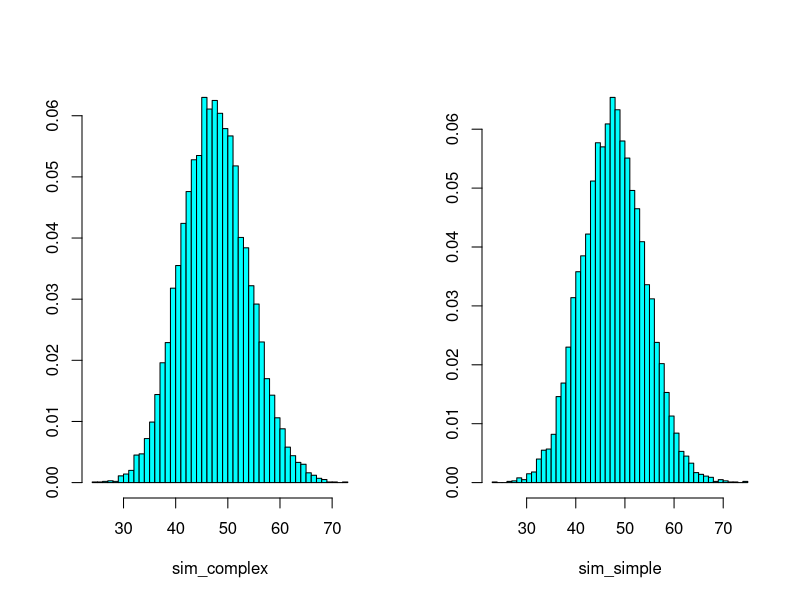
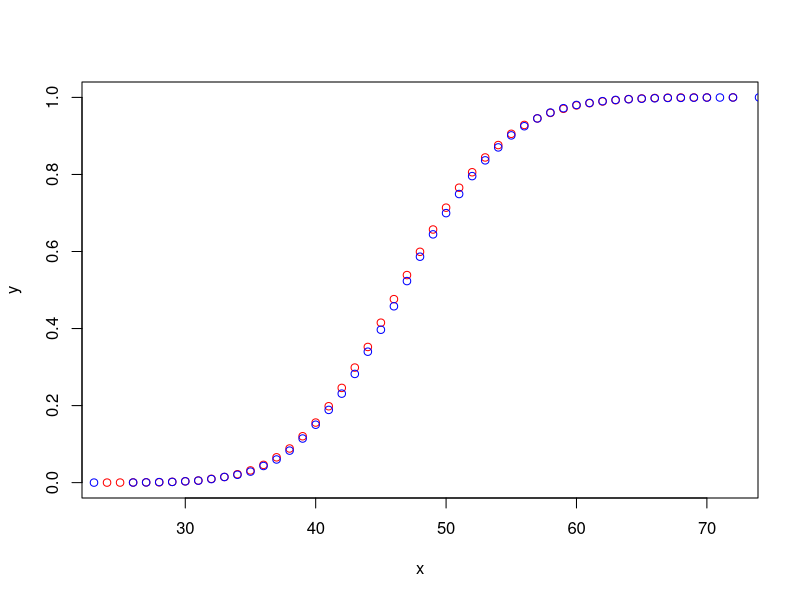
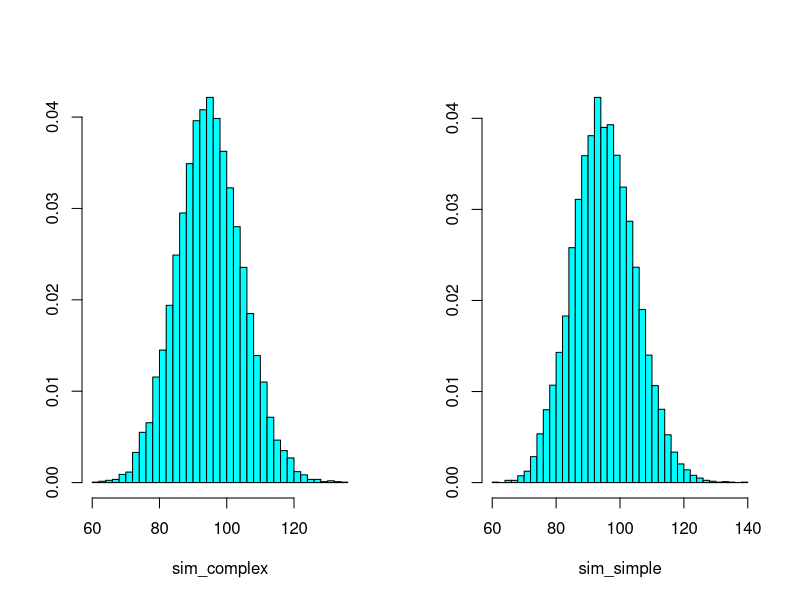
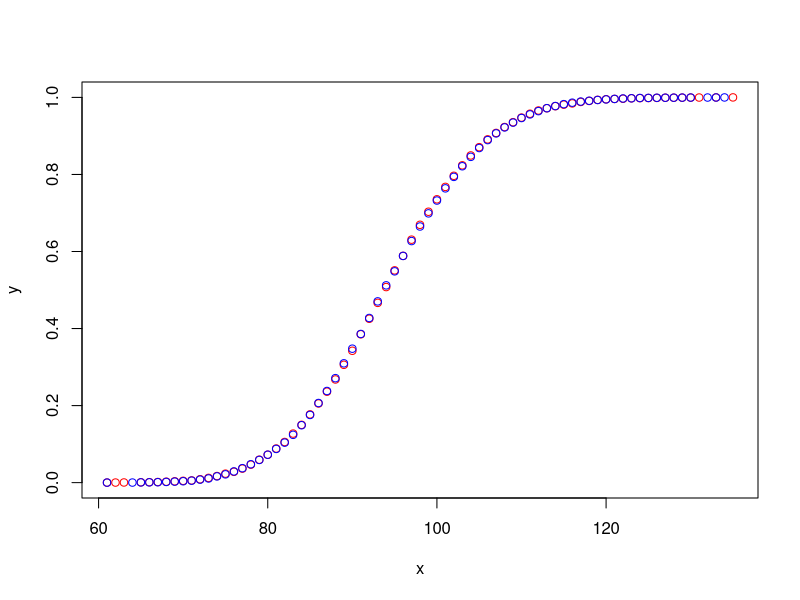

The R source for these figures, in order:
## ---- chunk 1
#| label: setup
#| echo: false
tabulator <- function(x) {
  x <- table(x) |> prop.table() |> cumsum() |> data.frame()

  data.frame(
    x = as.integer(rownames(x)),
    y = x[[1]]
  )

}

plotter <- function(a, b) {
  a <- tabulator(a)
  b <- tabulator(b)

  plot(a, col = "red")
  points(b, col = "blue")
}
## ---- chunk 2
#| label: Simulation
set.seed(132)
nsims <- 1e4
N <- 400
rate <- 5
p <- rate/N
I <- 10

sim_complex <- parallel::mclapply(1:nsims, \(i) {
  nsamples <- rbinom(N, N, p)
  sum(rbinom(N, size = nsamples, prob = I/N) > 0)
}, mc.cores = 4L) |> unlist()

sim_simple <- parallel::mclapply(1:nsims, \(i) {
  sum(rbinom(N, I, p) > 0)
}, mc.cores = 4L) |> unlist()


op <- par(mfrow = c(1,2))
MASS::truehist(sim_complex)
MASS::truehist(sim_simple)
par(op)

quantile(sim_complex)
quantile(sim_simple)

plotter(sim_complex, sim_simple)
## ---- chunk 3
#| label: sim-with-mixing-1
set.seed(123133)

ngroups <- 3
mixing <- matrix(
  c(0.1, 0.2, 0.3, 0.2, 0.1, 0.2, 0.3, 0.2, 0.1),
  nrow = ngroups,
  ncol = ngroups
  )

mixing <- mixing/rowSums(mixing)
mixing

N <- 500
sizes <- c(100, 150, 250)
rate <- 5
p <- rate/N
I <- c(10, 30, 20)

ids <- rep.int(1:ngroups, times = sizes)

nsims <- 1e4

sim_complex <- parallel::mclapply(1:nsims, \(i) {

  # Sampling group first
  sapply(1:ngroups, \(g) {

    # How many each individual will sample from the groups
    ans <- rbinom(
      n = N, size = sizes[g], prob = mixing[ids,][,g] * p
      ) |> sum()

    # Sampling with replacement
    rbinom(ans, size = 1, prob = I[g]/sizes[g]) |> sum()

  }) |> sum()

}, mc.cores = 4L) |> unlist()
## ---- chunk 4
#| label: sim-with-mixing-2
sim_simple <- parallel::mclapply(1:nsims, \(i) {

  # Sampling group first
  sapply(1:ngroups, \(g) {
    rbinom(
      n = N, size = I[g], prob = mixing[cbind(ids,g)] * p
      ) |> sum()
  }) |> sum()

}, mc.cores = 4L) |> unlist()

op <- par(mfrow = c(1,2))
MASS::truehist(sim_complex)
MASS::truehist(sim_simple)
par(op)

quantile(sim_complex)
quantile(sim_simple)

plotter(sim_complex, sim_simple)

